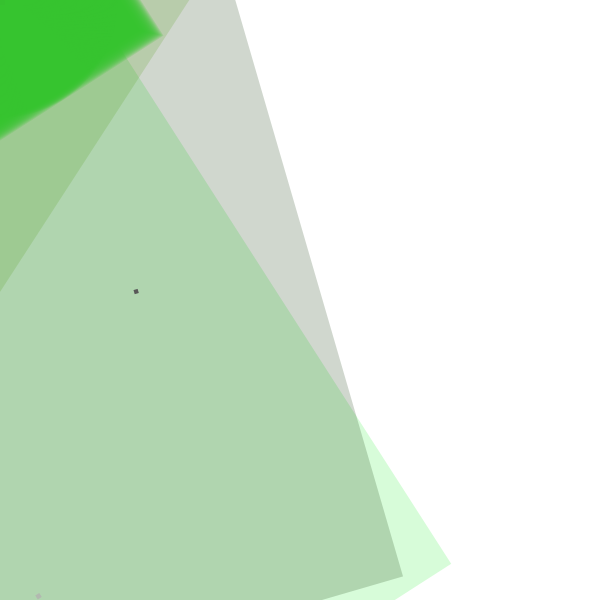
Frame 1 (no input)
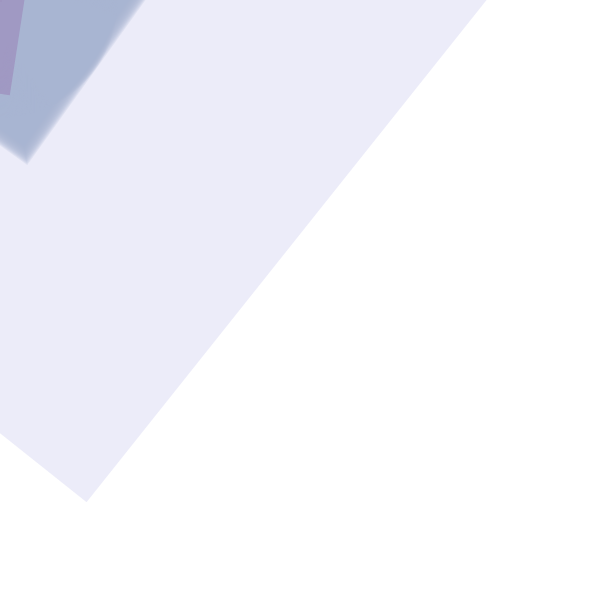
Frame 60 (the mouse pressed at the canvas centre just before this capture)
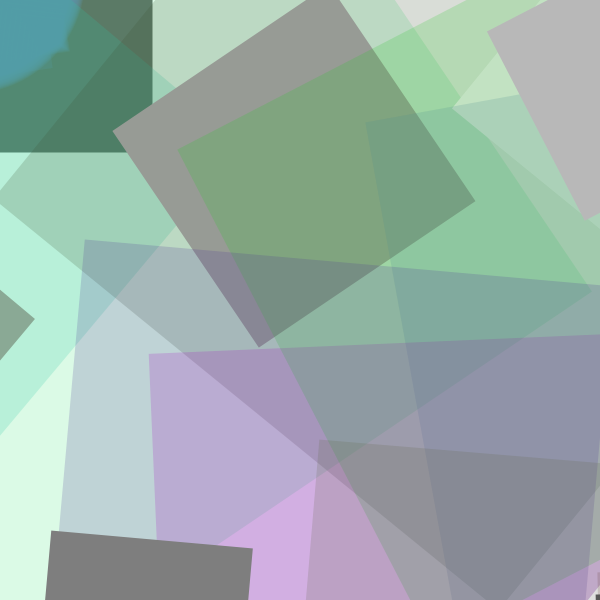
Frame 120 (the mouse held since frame 60 and released just before this capture)

The Processing sketch that drew these frames (run headless with seeded random() and noise(); from frame 60 on, the mouse is pressed at the canvas centre):

// Processing sketch: processing_142747
// ── processing_142747.pde

// Konkuk University
 // Department of Dynamic Media
 // SOS iDesign
// Name: Hong Jiyae <<------ Write your full name here!
 // ID: 201420117 <<--------- Write your ID here!

float angle;
int a=5; 
int b=5; 
float xW=50;
float direction =1;

void setup(){
  size(600,600);
  background(255);

// noLoop();
}

void draw(){
  background(255);
  stroke(0);
noFill();





for (int i = 0; i < width; i = i + b) {
 for (int j = 0; j < height; j = j +b) {

   strokeWeight(xW/10);
noStroke(); 
 noFill();
   fill(random(255));
  rect(i,j,a,a);
  
  
   angle += 1;
fill(random(189),random(255),random(255),50);
rotate(angle); 
scale(0.95); 
rectMode(CENTER); 
rect(356,321,800,800); 

  while (i < 250){
   
 ellipse(mouseX/10,mouseY/10,i, i);
 i = i + 1; 
 
  rect(mouseX/5,mouseY/5,i, i);
 i = i + 1; 
 } 


a=5+mouseX; 
b=5+mouseY/10; 

translate(width/2,height/2);


 }
}

   xW = xW + direction;
if (xW>100){
  direction = direction * -1;
}

xW = xW + direction;
if (xW<50){
  direction = direction * -1;
}
}

void keyPressed(){
  redraw();
}
